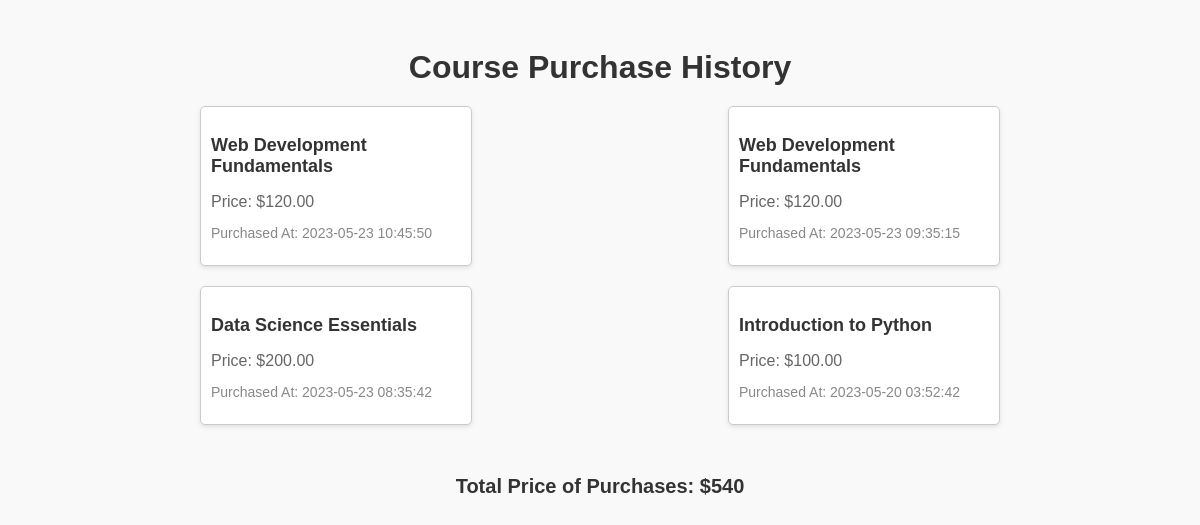
The app's page /user/history.php (signed in) with its own data.
### tables this page shows
CREATE TABLE IF NOT EXISTS `order_detail` (
  `id` int NOT NULL AUTO_INCREMENT,
  `user_id` int NOT NULL,
  `payment_method` varchar(255) NOT NULL,
  `paid_at` datetime NOT NULL,
  `amount` decimal(10,2) NOT NULL,
  `course_id` int DEFAULT NULL,
  PRIMARY KEY (`id`),
  KEY `fk_user_order` (`user_id`),
  KEY `fk_order_course` (`course_id`)
);

CREATE TABLE IF NOT EXISTS `courses` (
  `id` int NOT NULL AUTO_INCREMENT,
  `title` varchar(255) NOT NULL,
  `description` text,
  `price` decimal(10,2) NOT NULL DEFAULT '0.00',
  `thumbnail` blob,
  PRIMARY KEY (`id`)
);

### user/history.php (the view, shortened to what this page needs)
<?php
    require '../connection.php';
    $user_id = $_SESSION['user_id'];
    $query = "SELECT courses.title, courses.price, order_detail.paid_at
            FROM order_detail
            JOIN courses ON order_detail.course_id = courses.id
            WHERE order_detail.user_id='$user_id'
            ORDER BY order_detail.paid_at DESC";
    $result = mysqli_query($conn, $query);
?>
<!DOCTYPE html>
<html>
<head>
    <link rel="stylesheet" href="../css/user/history.css">
</head>
<body>
    <div class="container">
        <h1>Course Purchase History</h1>
        <?php if (mysqli_num_rows($result) > 0) { ?>
            <div class="course-cards">
                <?php while ($row = mysqli_fetch_assoc($result)) { ?>
                    <div class="course-card">
                        <h3 class="course-title"><?php echo $row['title']; ?></h3>
                        <p class="course-price">Price: $<?php echo $row['price']; ?></p>
                        <p class="course-purchase-date">Purchased At: <?php echo $row['paid_at']; ?></p>
                    </div>
                <?php } ?>
            </div>
        <?php } else { ?>
            <p>No courses found.</p>
        <?php } ?>
        <?php
        $result = mysqli_query($conn, $query);
        $total_price = 0;
        while ($row = mysqli_fetch_assoc($result)) {
            $total_price += $row['price'];
        }
        ?>
        <h2 class="total-price">Total Price of Purchases: $<?php echo $total_price; ?></h2>
    </div>
</body>
</html>

### css/user/history.css (style rules this page uses)
body { font-family: Arial, sans-serif; background-color: #f9f9f9; }
.container { max-width: 800px; margin: 0 auto; padding: 20px; }
h1 { text-align: center; margin-bottom: 20px; color: #333; }
.course-cards { display: flex; flex-wrap: wrap; justify-content: space-between; }
.course-card { width: 250px; border: 1px solid #ccc; border-radius: 5px; padding: 10px; margin-bottom: 20px; background-color: #fff; box-shadow: 0 2px 4px rgba(0, 0, 0, 0.1); transition: transform 0.3s ease-in-out; }
.course-title { font-size: 18px; font-weight: bold; margin-bottom: 10px; color: #333; }
.course-price { font-size: 16px; margin-bottom: 5px; color: #666; }
.course-purchase-date { font-size: 14px; color: #888; }
.total-price { text-align: center; margin-top: 30px; font-weight: bold; font-size: 20px; color: #333; }

### records on screen
order_detail: course.title "Web Development Fundamentals", course.price "120.00", paid_at "2023-05-23 10:45:50"
order_detail: course.title "Web Development Fundamentals", course.price "120.00", paid_at "2023-05-23 09:35:15"
order_detail: course.title "Data Science Essentials", course.price "200.00", paid_at "2023-05-23 08:35:42"
order_detail: course.title "Introduction to Python", course.price "100.00", paid_at "2023-05-20 03:52:42"

### other values on screen
$total_price "540"
